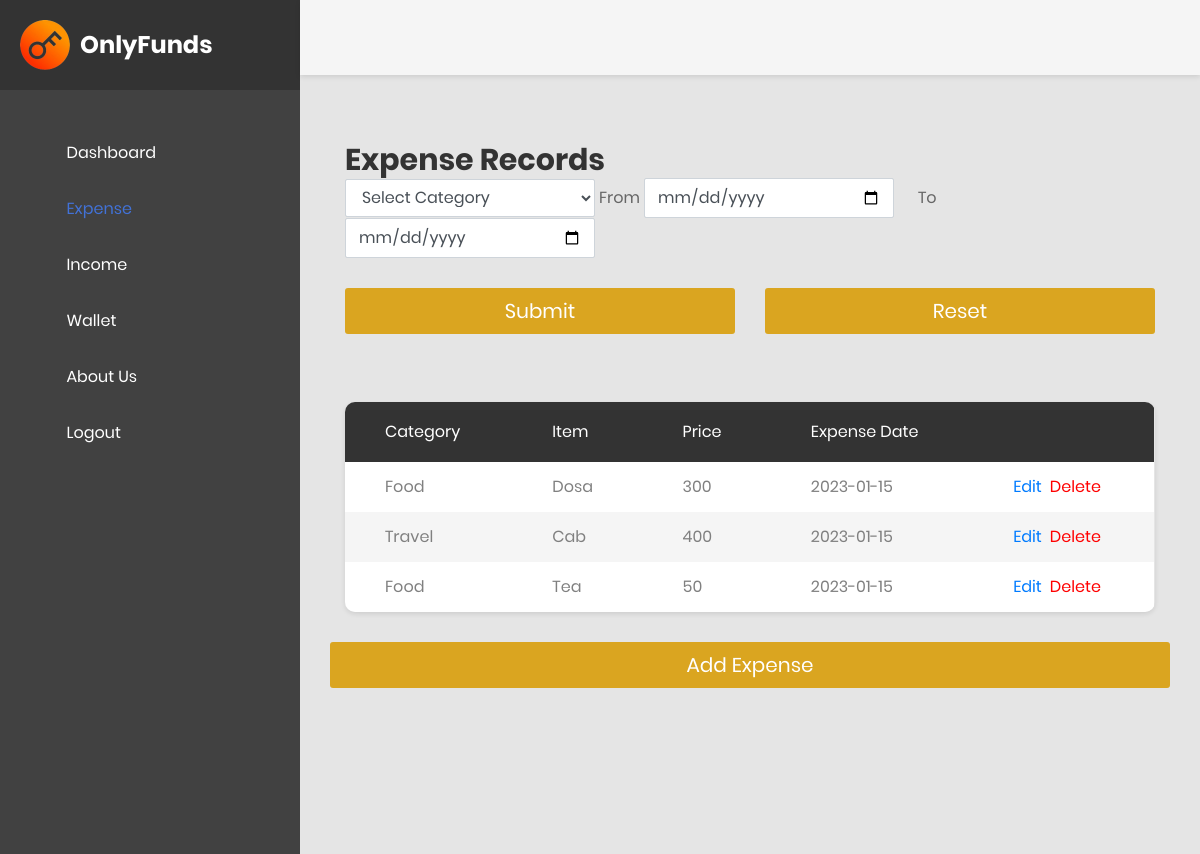
The app's page /expense.php (signed in) with its own data.
### tables this page shows
CREATE TABLE `expense` (
  `id` int(11) NOT NULL,
  `category_id` int(11) NOT NULL,
  `item` varchar(255) NOT NULL,
  `price` float NOT NULL,
  `details` text NOT NULL,
  `expense_date` date NOT NULL,
  `added_on` datetime NOT NULL,
  `added_by` int(11) NOT NULL
);

CREATE TABLE `category` (
  `id` int(11) NOT NULL,
  `name` varchar(255) NOT NULL
);

### expense.php (the view, shortened to what this page needs)
<?php
include('header.php');
$sub_sql = '';
$cat_id = '';
$from = '';
$to = '';
$res = mysqli_query($con, "SELECT expense.*, category.name
                           FROM expense, category
                           WHERE expense.category_id = category.id
                           AND expense.added_by = '".$_SESSION['UID']."' $sub_sql
                           ORDER BY expense.expense_date ASC");
?>
<div class="main-content">
   <div class="section__content section__content--p30">
      <div class="container-fluid">
         <div class="row">
            <div class="col-lg-12">
               <h2>Expense Records</h2>
               <div class="filter_form">
                  <form method="get">
                     <div class="form-group">
                        <?php echo getCategory($cat_id, 'expense'); ?>
                        From <input type="date" name="from" value="<?php echo $from ?>" max="<?php echo date('Y-m-d') ?>" onchange="set_to_date()" id="from_date" class="form-control w250 category-padding">
                        To <input type="date" name="to" value="<?php echo $to ?>" max="<?php echo date('Y-m-d') ?>" id="to_date" class="form-control w250 category-padding">
                        <div class="row">
                           <div class="col-md-6">
                                 <input type="submit" name="submit" value="Submit" class="btn btn-lg btn-info my-submit-button w-100">
                           </div>
                           <div class="col-md-6">
                                 <button onclick="location.href='expense.php'" class="btn btn-lg btn-info my-submit-button w-100">Reset</button>
                           </div>
                        </div>
                     </div>
                  </form>
               </div>
               <br/><br/>
               <?php
                  if (mysqli_num_rows($res) > 0) {
               ?>
               <div class="table-responsive table--no-card m-b-30">
                  <table class="table table-borderless table-striped table-earning">
                     <thead>
                        <tr>
                           <th>Category</th>
                           <th>Item</th>
                           <th>Price</th>
                           <th>Expense Date</th>
                           <th></th>
                        </tr>
                     </thead>
                     <tbody>
                        <?php while ($row = mysqli_fetch_assoc($res)) { ?>
                        <tr>
                           <td><?php echo $row['name']; ?></td>
                           <td><?php echo $row['item']; ?></td>
                           <td><?php echo $row['price']; ?></td>
                           <td><?php echo $row['expense_date']; ?></td>
                           <td>
                              <a href="Edit_expense.php?id=<?php echo $row['id']; ?>">Edit</a>&nbsp;
                              <a href="javascript:void(0)" onclick="delete_confir('<?php echo $row['id']; ?>', 'expense.php')"style="color: red;">Delete</a>
                           </td>
                        </tr>
                        <?php } ?>
                     </tbody>
                  </table>
               </div>
               <?php
                  } else {
                     echo "<div>No data found</div>";
                  }
               ?>
            </div>
            <button onclick="location.href='manage_expense.php'" class="btn btn-lg btn-info btn-block my-submit-button">Add Expense</button>
         </div>
      </div>
   </div>
</div>
<?php
include('footer.php');
?>

### header.php (shortened to what this page needs)
<?php
   include('config.php');
   include('functions.php');
   ?>
<!DOCTYPE html>
<html lang="en">
   <head>
      <link href="css/font-face.css" rel="stylesheet" media="all">
      <link href="vendor/font-awesome-4.7/css/font-awesome.min.css" rel="stylesheet" media="all">
      <link href="vendor/font-awesome-5/css/fontawesome-all.min.css" rel="stylesheet" media="all">
      <link href="vendor/mdi-font/css/material-design-iconic-font.min.css" rel="stylesheet" media="all">
      <link href="vendor/bootstrap-4.1/bootstrap.min.css" rel="stylesheet" media="all">
      <link href="vendor/animsition/animsition.min.css" rel="stylesheet" media="all">
      <link href="vendor/bootstrap-progressbar/bootstrap-progressbar-3.3.4.min.css" rel="stylesheet" media="all">
      <link href="vendor/wow/animate.css" rel="stylesheet" media="all">
      <link href="vendor/css-hamburgers/hamburgers.min.css" rel="stylesheet" media="all">
      <link href="css/theme.css" rel="stylesheet" media="all">
   </head>
   <body class="animsition">
      <div class="page-wrapper">
      <<aside class="menu-sidebar d-none d-lg-block">
      <div class="sidebar-header">
            <img src="images\logo.png" alt="Logo">
            <h1>OnlyFunds</h1>
         </div>
    <div class="menu-sidebar__content js-scrollbar1">
        <nav class="navbar-sidebar">
            <ul class="list-unstyled navbar__list">
                <?php if($_SESSION['UROLE']=='User') { ?>
                <li id="dashboard_link">
                    <a class="js-arrow" href="dashboard.php">
                        <i class="fas fa-tachometer-alt"></i>Dashboard</a>
                </li>
                <li id="expense_link">
                    <a href="expense.php">
                        <i class="fas fa-rupee"></i>Expense</a>
                </li>
                <li id="income_link">
                    <a href="income.php">
                        <i class="fas fa-chart-bar"></i>Income</a>
                </li>
                <li id="wallet_link">
                    <a href="wallet.php">
                        <i class="fas fa-list-alt"></i>Wallet</a>
                </li>
                <li id="about_us_link">
                    <a href="about.php">
                        <i class="fas fa-info-circle"></i>About Us</a>
                </li>
                <?php } ?>
                <li>
                    <a href="logout.php" onclick="return confirm('Are you sure you want to logout?');">
                        <i class="fas fa-power-off"></i>Logout</a>
                </li>
            </ul>
        </nav>
    </div>
</aside>
      <div class="page-container">
      <header class="header-desktop">
      </header>

### functions.php (shortened to what this page needs)
	<?php
function getCategory($category_id='',$page=''){
	global $con;
	$res=mysqli_query($con,"select * from category order by name asc");
	$html='<select $fun name="category_id" id="category_id"  class="form-control">';
		$html.='<option value="">Select Category</option>';
		while($row=mysqli_fetch_assoc($res)){
			if($category_id>0 && $category_id==$row['id']){
				$html.='<option value="'.$row['id'].'" selected>'.$row['name'].'</option>';
			}else{
				$html.='<option value="'.$row['id'].'">'.$row['name'].'</option>';
			}
		}
	$html.='</select>';
	return $html;
}
?>

### footer.php (shortened to what this page needs)
</div>
</div>
</body>
</html>

### records on screen
expense: category.name "Food", item "Dosa", price "300", expense_date "2023-01-15"
expense: category.name "Travel", item "Cab", price "400", expense_date "2023-01-15"
expense: category.name "Food", item "Tea", price "50", expense_date "2023-01-15"
